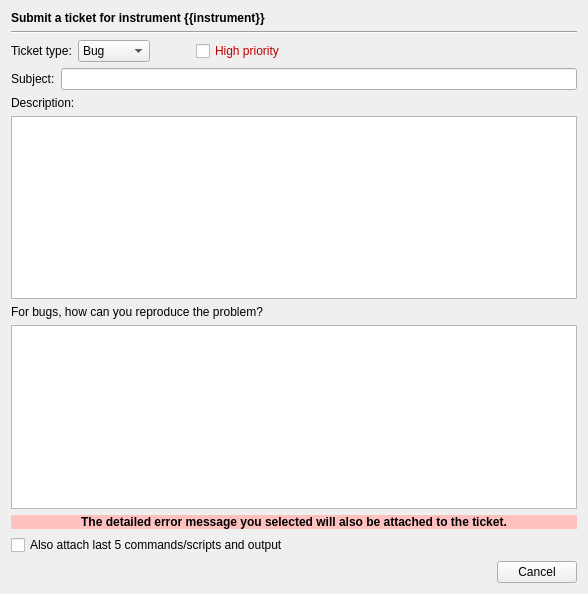
<?xml version="1.0" encoding="UTF-8"?>
<ui version="4.0">
 <class>Dialog</class>
 <widget class="QDialog" name="Dialog">
  <property name="geometry">
   <rect>
    <x>0</x>
    <y>0</y>
    <width>588</width>
    <height>594</height>
   </rect>
  </property>
  <property name="windowTitle">
   <string>Submit a NICOS ticket</string>
  </property>
  <layout class="QVBoxLayout" name="verticalLayout_2">
   <item>
    <widget class="QLabel" name="titleLabel">
     <property name="font">
      <font>
       <bold>true</bold>
      </font>
     </property>
     <property name="text">
      <string>Submit a ticket for instrument {{instrument}}</string>
     </property>
    </widget>
   </item>
   <item>
    <widget class="Line" name="line">
     <property name="orientation">
      <enum>Qt::Horizontal</enum>
     </property>
    </widget>
   </item>
   <item>
    <widget class="QStackedWidget" name="stacker">
     <property name="currentIndex">
      <number>0</number>
     </property>
     <widget class="QWidget" name="page">
      <layout class="QVBoxLayout" name="verticalLayout">
       <property name="margin">
        <number>0</number>
       </property>
       <item>
        <layout class="QHBoxLayout" name="horizontalLayout">
         <item>
          <widget class="QLabel" name="label">
           <property name="text">
            <string>Ticket type:</string>
           </property>
          </widget>
         </item>
         <item>
          <widget class="QComboBox" name="ticketType">
           <property name="editable">
            <bool>false</bool>
           </property>
           <item>
            <property name="text">
             <string>Bug</string>
            </property>
           </item>
           <item>
            <property name="text">
             <string>Feature</string>
            </property>
           </item>
           <item>
            <property name="text">
             <string>Task</string>
            </property>
           </item>
          </widget>
         </item>
         <item>
          <spacer name="horizontalSpacer">
           <property name="orientation">
            <enum>Qt::Horizontal</enum>
           </property>
           <property name="sizeType">
            <enum>QSizePolicy::Fixed</enum>
           </property>
           <property name="sizeHint" stdset="0">
            <size>
             <width>40</width>
             <height>20</height>
            </size>
           </property>
          </spacer>
         </item>
         <item>
          <widget class="QCheckBox" name="highPrio">
           <property name="palette">
            <palette>
             <active>
              <colorrole role="WindowText">
               <brush brushstyle="SolidPattern">
                <color alpha="255">
                 <red>192</red>
                 <green>0</green>
                 <blue>0</blue>
                </color>
               </brush>
              </colorrole>
             </active>
             <inactive>
              <colorrole role="WindowText">
               <brush brushstyle="SolidPattern">
                <color alpha="255">
                 <red>192</red>
                 <green>0</green>
                 <blue>0</blue>
                </color>
               </brush>
              </colorrole>
             </inactive>
             <disabled>
              <colorrole role="WindowText">
               <brush brushstyle="SolidPattern">
                <color alpha="255">
                 <red>128</red>
                 <green>118</green>
                 <blue>103</blue>
                </color>
               </brush>
              </colorrole>
             </disabled>
            </palette>
           </property>
           <property name="text">
            <string>High priority</string>
           </property>
          </widget>
         </item>
         <item>
          <spacer name="horizontalSpacer_3">
           <property name="orientation">
            <enum>Qt::Horizontal</enum>
           </property>
           <property name="sizeHint" stdset="0">
            <size>
             <width>40</width>
             <height>20</height>
            </size>
           </property>
          </spacer>
         </item>
        </layout>
       </item>
       <item>
        <layout class="QHBoxLayout" name="horizontalLayout_4">
         <item>
          <widget class="QLabel" name="label_5">
           <property name="text">
            <string>Subject:</string>
           </property>
          </widget>
         </item>
         <item>
          <widget class="QLineEdit" name="subject"/>
         </item>
        </layout>
       </item>
       <item>
        <widget class="QLabel" name="label_2">
         <property name="text">
          <string>Description:</string>
         </property>
        </widget>
       </item>
       <item>
        <widget class="QTextEdit" name="descText"/>
       </item>
       <item>
        <widget class="QLabel" name="label_3">
         <property name="text">
          <string>For bugs, how can you reproduce the problem?</string>
         </property>
        </widget>
       </item>
       <item>
        <widget class="QTextEdit" name="reproText"/>
       </item>
       <item>
        <widget class="QLabel" name="tbLabel">
         <property name="palette">
          <palette>
           <active>
            <colorrole role="Button">
             <brush brushstyle="SolidPattern">
              <color alpha="255">
               <red>255</red>
               <green>192</green>
               <blue>192</blue>
              </color>
             </brush>
            </colorrole>
            <colorrole role="Base">
             <brush brushstyle="SolidPattern">
              <color alpha="255">
               <red>253</red>
               <green>252</green>
               <blue>250</blue>
              </color>
             </brush>
            </colorrole>
            <colorrole role="Window">
             <brush brushstyle="SolidPattern">
              <color alpha="255">
               <red>255</red>
               <green>192</green>
               <blue>192</blue>
              </color>
             </brush>
            </colorrole>
           </active>
           <inactive>
            <colorrole role="Button">
             <brush brushstyle="SolidPattern">
              <color alpha="255">
               <red>255</red>
               <green>192</green>
               <blue>192</blue>
              </color>
             </brush>
            </colorrole>
            <colorrole role="Base">
             <brush brushstyle="SolidPattern">
              <color alpha="255">
               <red>253</red>
               <green>252</green>
               <blue>250</blue>
              </color>
             </brush>
            </colorrole>
            <colorrole role="Window">
             <brush brushstyle="SolidPattern">
              <color alpha="255">
               <red>255</red>
               <green>192</green>
               <blue>192</blue>
              </color>
             </brush>
            </colorrole>
           </inactive>
           <disabled>
            <colorrole role="Button">
             <brush brushstyle="SolidPattern">
              <color alpha="255">
               <red>255</red>
               <green>192</green>
               <blue>192</blue>
              </color>
             </brush>
            </colorrole>
            <colorrole role="Base">
             <brush brushstyle="SolidPattern">
              <color alpha="255">
               <red>255</red>
               <green>192</green>
               <blue>192</blue>
              </color>
             </brush>
            </colorrole>
            <colorrole role="Window">
             <brush brushstyle="SolidPattern">
              <color alpha="255">
               <red>255</red>
               <green>192</green>
               <blue>192</blue>
              </color>
             </brush>
            </colorrole>
           </disabled>
          </palette>
         </property>
         <property name="font">
          <font>
           <bold>true</bold>
          </font>
         </property>
         <property name="autoFillBackground">
          <bool>true</bool>
         </property>
         <property name="text">
          <string>The detailed error message you selected will also be attached to the ticket.</string>
         </property>
         <property name="alignment">
          <set>Qt::AlignCenter</set>
         </property>
        </widget>
       </item>
      </layout>
     </widget>
     <widget class="QWidget" name="page_2">
      <layout class="QVBoxLayout" name="verticalLayout_3">
       <item>
        <spacer name="verticalSpacer">
         <property name="orientation">
          <enum>Qt::Vertical</enum>
         </property>
         <property name="sizeHint" stdset="0">
          <size>
           <width>20</width>
           <height>187</height>
          </size>
         </property>
        </spacer>
       </item>
       <item>
        <widget class="QLabel" name="thanksLabel">
         <property name="font">
          <font>
           <bold>true</bold>
          </font>
         </property>
         <property name="text">
          <string>Thank you for submitting!</string>
         </property>
         <property name="alignment">
          <set>Qt::AlignCenter</set>
         </property>
        </widget>
       </item>
       <item>
        <spacer name="verticalSpacer_3">
         <property name="orientation">
          <enum>Qt::Vertical</enum>
         </property>
         <property name="sizeType">
          <enum>QSizePolicy::Fixed</enum>
         </property>
         <property name="sizeHint" stdset="0">
          <size>
           <width>20</width>
           <height>20</height>
          </size>
         </property>
        </spacer>
       </item>
       <item>
        <widget class="QLabel" name="okLabel">
         <property name="text">
          <string>You can check the status of the ticket at the following URL:</string>
         </property>
         <property name="alignment">
          <set>Qt::AlignCenter</set>
         </property>
        </widget>
       </item>
       <item>
        <layout class="QHBoxLayout" name="horizontalLayout_2">
         <item>
          <spacer name="horizontalSpacer_2">
           <property name="orientation">
            <enum>Qt::Horizontal</enum>
           </property>
           <property name="sizeHint" stdset="0">
            <size>
             <width>40</width>
             <height>20</height>
            </size>
           </property>
          </spacer>
         </item>
         <item>
          <widget class="QCommandLinkButton" name="ticketUrl">
           <property name="sizePolicy">
            <sizepolicy hsizetype="Expanding" vsizetype="Preferred">
             <horstretch>0</horstretch>
             <verstretch>0</verstretch>
            </sizepolicy>
           </property>
           <property name="text">
            <string>http://</string>
           </property>
           <property name="icon">
            <iconset resource="../../../../resources/nicos-gui.qrc">
             <normaloff>:/currentline</normaloff>:/currentline</iconset>
           </property>
          </widget>
         </item>
         <item>
          <spacer name="horizontalSpacer_4">
           <property name="orientation">
            <enum>Qt::Horizontal</enum>
           </property>
           <property name="sizeHint" stdset="0">
            <size>
             <width>40</width>
             <height>20</height>
            </size>
           </property>
          </spacer>
         </item>
        </layout>
       </item>
       <item>
        <spacer name="verticalSpacer_2">
         <property name="orientation">
          <enum>Qt::Vertical</enum>
         </property>
         <property name="sizeHint" stdset="0">
          <size>
           <width>20</width>
           <height>186</height>
          </size>
         </property>
        </spacer>
       </item>
      </layout>
     </widget>
    </widget>
   </item>
   <item>
    <widget class="QCheckBox" name="scriptBox">
     <property name="text">
      <string>Also attach last 5 commands/scripts and output</string>
     </property>
    </widget>
   </item>
   <item>
    <widget class="QDialogButtonBox" name="buttonBox">
     <property name="orientation">
      <enum>Qt::Horizontal</enum>
     </property>
     <property name="standardButtons">
      <set>QDialogButtonBox::Cancel</set>
     </property>
    </widget>
   </item>
  </layout>
 </widget>
 <tabstops>
  <tabstop>ticketType</tabstop>
  <tabstop>highPrio</tabstop>
  <tabstop>subject</tabstop>
  <tabstop>descText</tabstop>
  <tabstop>reproText</tabstop>
  <tabstop>buttonBox</tabstop>
  <tabstop>ticketUrl</tabstop>
 </tabstops>
 <resources>
  <include location="../../../../resources/nicos-gui.qrc"/>
 </resources>
 <connections>
  <connection>
   <sender>buttonBox</sender>
   <signal>rejected()</signal>
   <receiver>Dialog</receiver>
   <slot>reject()</slot>
   <hints>
    <hint type="sourcelabel">
     <x>513</x>
     <y>586</y>
    </hint>
    <hint type="destinationlabel">
     <x>286</x>
     <y>274</y>
    </hint>
   </hints>
  </connection>
 </connections>
</ui>
